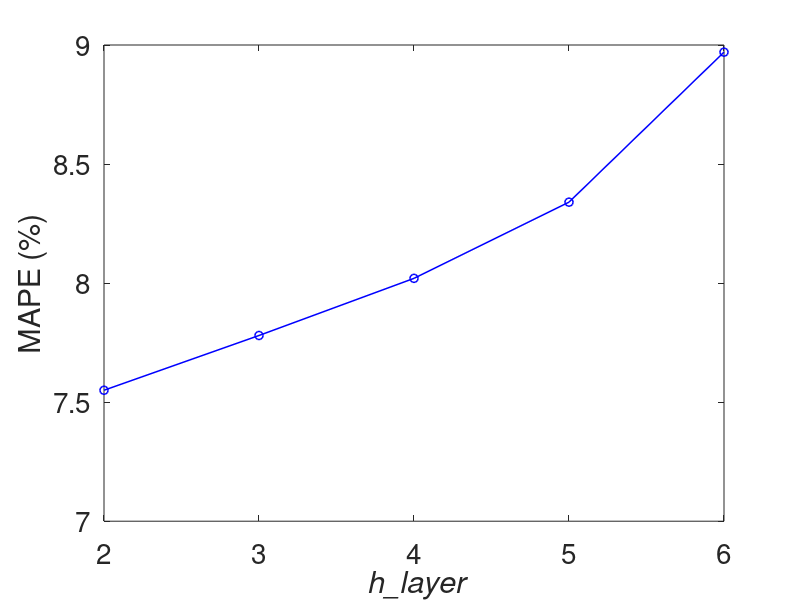
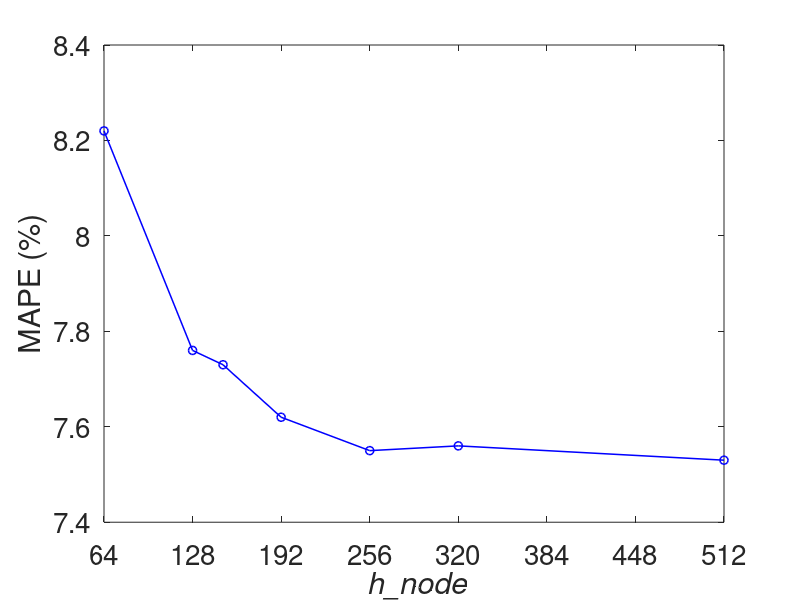
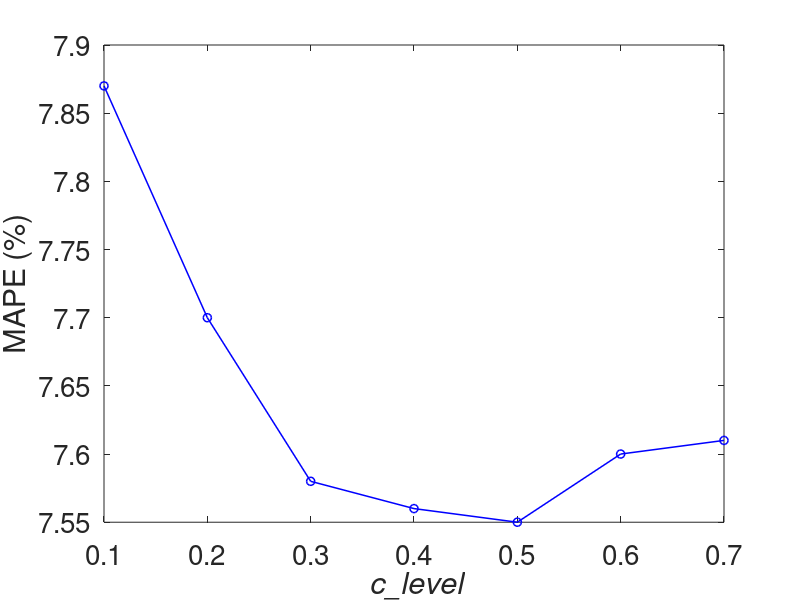
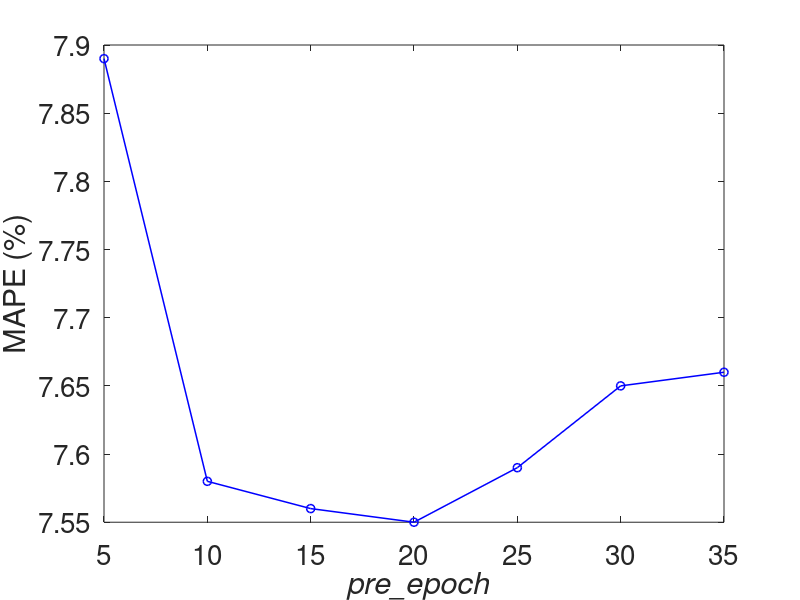

Write the MATLAB code that produced these figures, in order.
% h_layer
figure(1)
x1 = [2, 3, 4, 5, 6];
y1 = [7.55, 7.78, 8.02, 8.34, 8.97];
plot(x1, y1, 'bo-', 'LineWidth', 1.1);
set(gca, 'xtick', 2:1:6, 'FontSize',20);
xlabel('\it h\_layer');
ylabel('MAPE (%)');

% h_node
figure(2)
x2 = [64,128,150,192,256,320,512];
y2 = [8.22,7.76,7.73,7.62,7.55,7.56,7.53];
plot(x2, y2, 'bo-', 'LineWidth', 1.1);
set(gca, 'xtick', 64:64:512, 'xlim', [64 512], 'FontSize',20);
xlabel('\it h\_node');
ylabel('MAPE (%)');

%c_level
figure(3)
x3 = [0.1,0.2,0.3,0.4,0.5,0.6,0.7];
y3 = [7.87,7.70,7.58,7.56,7.55,7.60,7.61];
plot(x3, y3, 'bo-', 'LineWidth', 1.1);
set(gca, 'xtick', 0.1:0.1:0.7, 'xlim', [0.1 0.7], 'FontSize',20);
xlabel('\it c\_level');
ylabel('MAPE (%)');

%pre_epoch
figure(4)
x4 = [5,10,15,20,25,30,35];
y4 = [7.89,7.58,7.56,7.55,7.59,7.65,7.66];
plot(x4, y4, 'bo-', 'LineWidth', 1.1);
set(gca, 'xtick', 5:5:35, 'xlim', [5 35], 'FontSize',20);
xlabel('\it pre\_epoch');
ylabel('MAPE (%)');

%d
figure(5)
x5 = [1,2,3,4,5,6];
y5 = [7.76,7.55,7.61,7.75,7.92,8.00];
plot(x5, y5, 'bo-', 'LineWidth', 1.1);
set(gca, 'xtick', 1:1:6, 'xlim', [1 6], 'FontSize',20);
xlabel('\it d');
ylabel('MAPE (%)');